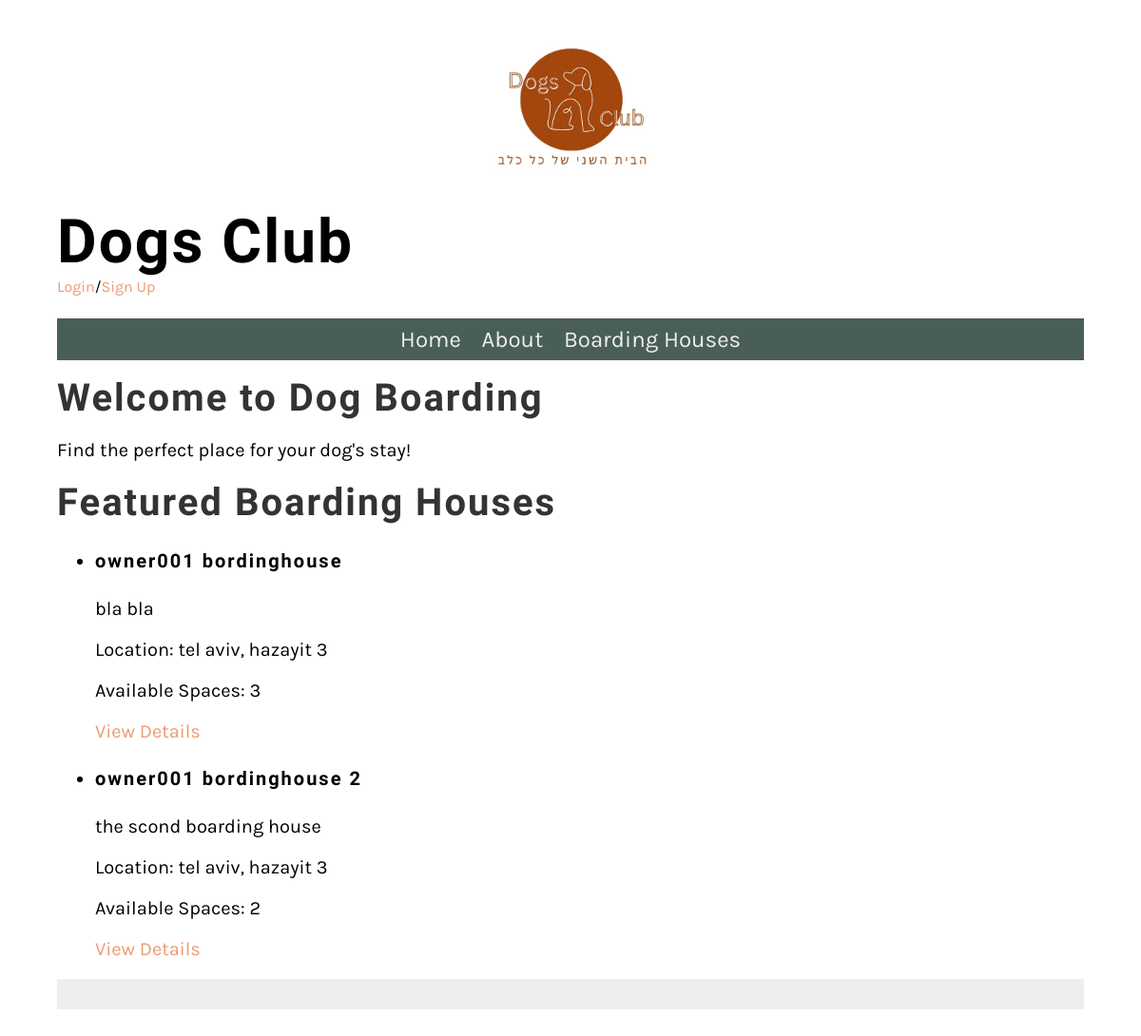
Screenshot of /Website/ with the database file from the repository.
### Website/models.py (models this page shows, shortened)
class BoardingHouse(models.Model):
    user = models.ForeignKey(User, on_delete=models.CASCADE)
    name = models.CharField(max_length=255)
    description = models.TextField()
    location = models.CharField(max_length=255)
    contact_details = models.CharField(max_length=255)
    available_spaces = models.PositiveIntegerField()

### Website/views.py (the view)
# urls.py: path('', HomeView.as_view(), name='home'),
class HomeView(View):
    def _highest_rated_boardinghouses():
        boardinghouses = BoardingHouse.objects.all()
        return boardinghouses[:2]
    def get(self, request, *args, **kwargs):
        featured_boardinghouses = HomeView._highest_rated_boardinghouses()
        return render(request, 'home.html', {'featured_boardinghouses': HomeView._highest_rated_boardinghouses()})

### Website/templates/home.html (shortened to what this page needs)
{% extends 'base.html' %}
{% block content %}
    <h2>Welcome to Dog Boarding</h2>
    <p>Find the perfect place for your dog's stay!</p>
    <h2>Featured Boarding Houses</h2>
    <ul>
        {% for boardinghouse in featured_boardinghouses %}
            <li>
                <h4>{{ boardinghouse.name }}</h4>
                <p>{{ boardinghouse.description }}</p>
                <p>Location: {{ boardinghouse.location }}</p>
                <p>Available Spaces: {{ boardinghouse.available_spaces }}</p>
                <a href="{% url 'boardinghouse_detail' boardinghouse.id %}">View Details</a>
            </li>
        {% endfor %}
    </ul>
{% endblock %}

### Website/static/css/style.css (style rules this page uses)
body { font-family: 'Karla', sans-serif; margin-top: 3rem; margin-bottom: 3rem; margin-left: 5%; margin-right: 5%; }
h1, h2, h3, h4, h5, h6 { font-family: 'Markazi Text', serif; letter-spacing: 2px;; }
h2 { font-size: 2.5rem; color: #333333; margin:1rem 0; }
p, ul { font-size: 1.25rem;; }
a { color: #EE9972; text-decoration: none; }

### rows the page displays
BoardingHouse: name "owner001 bordinghouse", description "bla bla", location "tel aviv, hazayit 3", available_spaces "3"
BoardingHouse: name "owner001 bordinghouse 2", description "the scond boarding house", location "tel aviv, hazayit 3", available_spaces "2"
